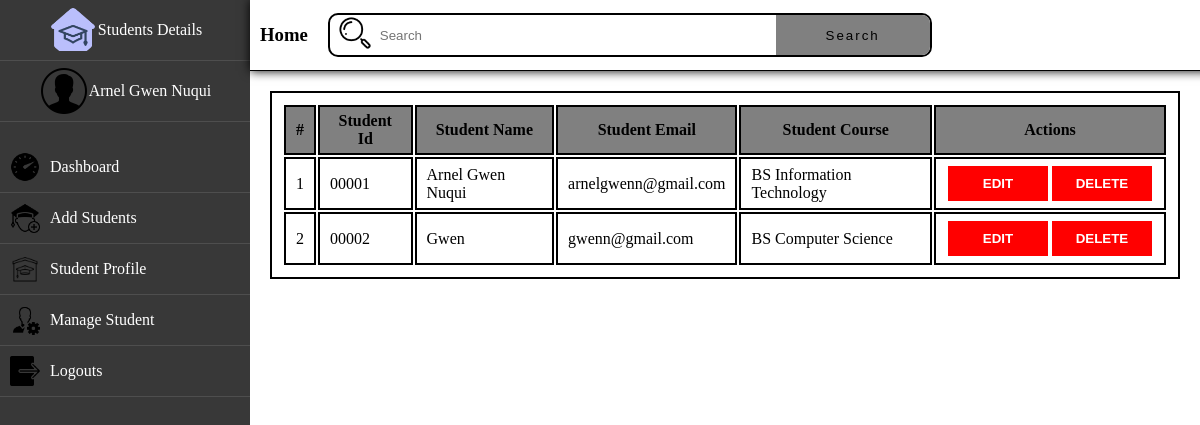
Page /manage-student.php (signed in) on the committed database.
### tables this page shows
CREATE TABLE `students` (
  `id` int(11) NOT NULL,
  `student_id` varchar(255) NOT NULL,
  `student_name` varchar(255) NOT NULL,
  `student_age` varchar(255) NOT NULL,
  `student_sex` varchar(255) NOT NULL,
  `student_course` varchar(255) NOT NULL,
  `student_address` varchar(255) NOT NULL,
  `student_email` varchar(255) NOT NULL,
  `student_phone` varchar(255) NOT NULL,
  `guardian_name` varchar(255) NOT NULL,
  `guardian_relationship` varchar(255) NOT NULL,
  `guardian_email` varchar(255) NOT NULL,
  `guardian_phone` varchar(255) NOT NULL,
  `username` varchar(255) NOT NULL,
  `password` varchar(255) NOT NULL
);

### manage-student.php (the view, shortened to what this page needs)
<?php
    require('BackEnd/database.php');
    if($_SESSION['User'] && $_SESSION['User'] == 'admin'){
    $studentStatus = 'totalStudent';
    }else{
        header('location: student-profile-only.php');
    }
?>
<!DOCTYPE html>
<html lang="en">
<head>
    <link rel="stylesheet" href="Styles/sidebar-header.css">
</head>
<body>
    <div class="container">
        <?php include('sidebar.php')?>
        <div class="main">
        <?php include('header.php')?>
        <div class="manage-student">
            <table id="manage-table">
                <tr>
                    <th>#</th>
                    <th>Student Id</th>
                    <th>Student Name</th>
                    <th>Student Email</th>
                    <th>Student Course</th>
                    <th>Actions</th>
                </tr>
                <?php
                    $queryShow = "";
                    if($studentStatus == 'maleStudent'){
                        $queryShow = "SELECT * FROM students WHERE student_sex = 'Male'";
                    }else if($studentStatus == 'femaleStudent'){
                        $queryShow = "SELECT * FROM students WHERE student_sex = 'Female'";
                    }else{
                        $queryShow = "SELECT * FROM students";
                    }
                    $sqlShow = mysqli_query($connection, $queryShow);
                    if (mysqli_num_rows($sqlShow) > 0){
                        $count = 1;
                        while($result = mysqli_fetch_assoc($sqlShow)){
                ?>
                    <tr>
                        <td><?php echo $count?></td>
                        <td><?php echo $result['student_id']?></td>
                        <td><?php echo $result['student_name']?></td>
                        <td><?php echo $result['student_email']?></td>
                        <td><?php echo $result['student_course']?></td>
                        <td id="manage-buttons">
                            <form action="students-profile.php" method="POST">
                                <input type="submit" name="go-to-edit" value="EDIT" class="manage-button">
                            </form>
                            <form action="" method="POST">
                                <input type="submit" name="delete" value="DELETE" class="manage-button">
                            </form>
                        </td>
                    </tr>
                <?php
                    $count += 1;
                } }?>
            </table>
        </div>
        </div>
    </div>
</body>
</html>

### Styles/sidebar-header.css (style rules this page uses)
* { padding: 0%; margin: 0%; }
body { font-family: trebuchet MS; }
.container { height: 100vh; display: grid; grid-template-columns: 250px 1fr; }
.main { grid-column: 2/3; }

### manage-student.php (style rules this page uses)
.manage-student { width: 100%; display: flex; justify-content: center; align-items: center; }
#manage-table { margin: 20px; border: 2px solid black; padding: 10px; }
#manage-table tr th { background-color: gray; }
#manage-table tr th, td { border: 2px solid black; padding: 5px 10px; }
#manage-buttons { display: flex; }
.manage-button { padding: 10px 10px; width: 100px; background-color: red; border: none; color: white; font-weight: bold; margin: 2px; }

### rows in the picture
students: student "00001", student_name "Arnel Gwen Nuqui", student_email "arnelgwenn@gmail.com", student_course "BS Information Technology"
students: student "00002", student_name "Gwen", student_email "gwenn@gmail.com", student_course "BS Computer Science"

### other values in the picture
$loginUser['name'] "Arnel Gwen Nuqui"
